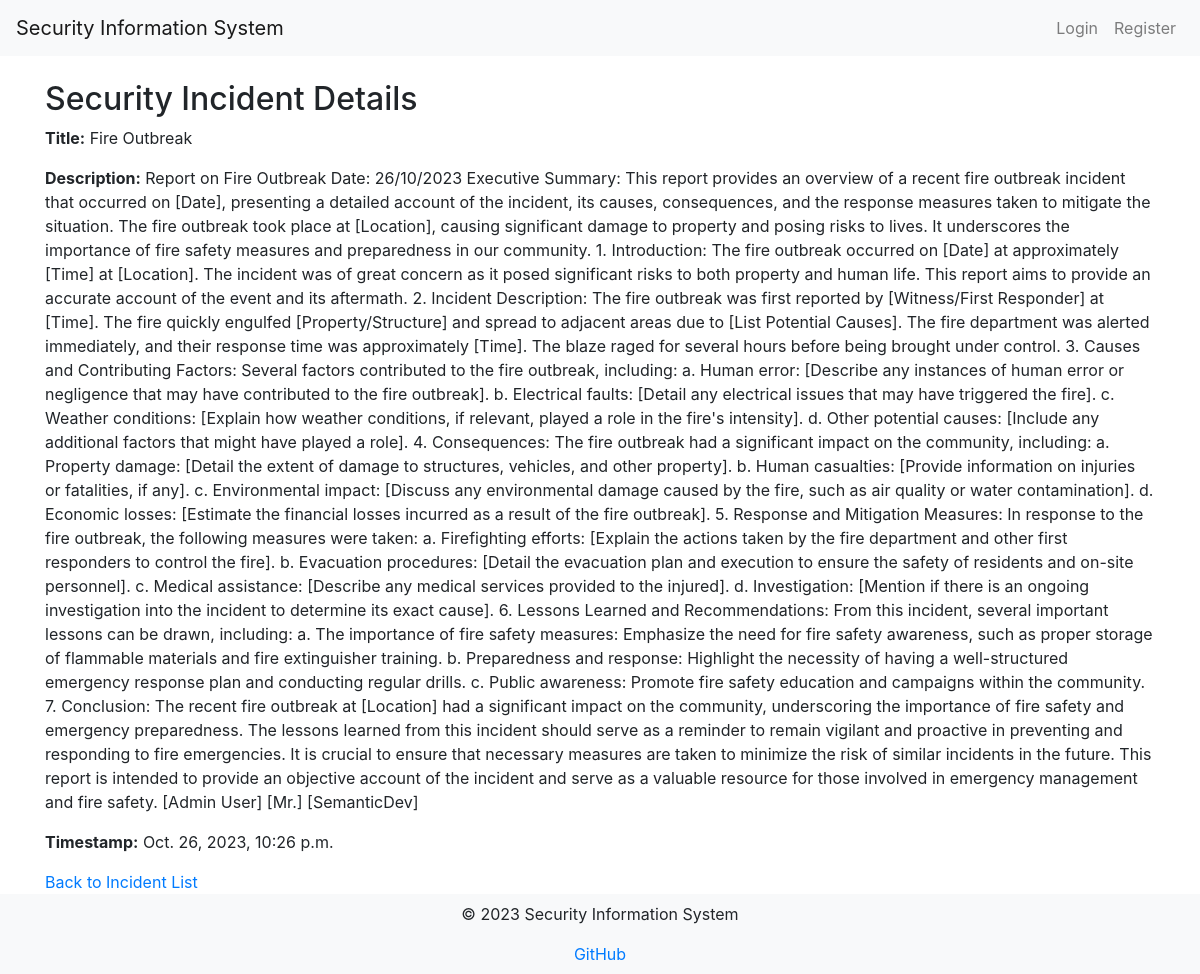
The app's page /incident/1/ with its own data.
### user_management/models.py (models this page shows, shortened)
class SecurityIncident(models.Model):
    title = models.CharField(max_length=255)
    description = models.TextField()
    timestamp = models.DateTimeField(auto_now_add=True)
    location = models.CharField(max_length=255)
    involved_parties = models.ManyToManyField(User)

### user_management/views.py (the view)
# urls.py: path('incident/<int:pk>/', views.SecurityIncidentDetailView.as_view(), name='incident_detail'),
class SecurityIncidentDetailView(DetailView):
    model = SecurityIncident
    template_name = 'incident/incident_detail.html'  # Create this template

### templates/incident/incident_detail.html
{% extends 'base.html' %}
{% block content %}
  <h2>Security Incident Details</h2>
  <p><strong>Title:</strong> {{ object.title }}</p>
  <p><strong>Description:</strong> {{ object.description }}</p>
  <p><strong>Timestamp:</strong> {{ object.timestamp }}</p>
  <a href="{% url 'incident_list' %}">Back to Incident List</a>
{% endblock %}

### templates/base.html (style rules this page uses)
body { display: flex; flex-direction: column; min-height: 100vh; }

### records on screen
SecurityIncident: title "Fire Outbreak", description "Report on Fire Outbreak Date: 26/10/2023 Executive Summary: This report provides an overview of a recent fire outbreak incident that occurred on [Date], presenting a detailed account of the incident, its causes, consequences, and the response measures taken to mitigate the situation. The fire outbreak took place at [Location], causing significant damage to property and posing risks to lives. It underscores the importance of fire safety measures and preparedness in our community. 1. Introduction: The fire outbreak occurred on [Date] at approximately [Time] at [Location]. The incident was of great concern as it posed significant risks to both property and human life. This report aims to…", timestamp "Oct. 26, 2023, 10:26 p.m."
